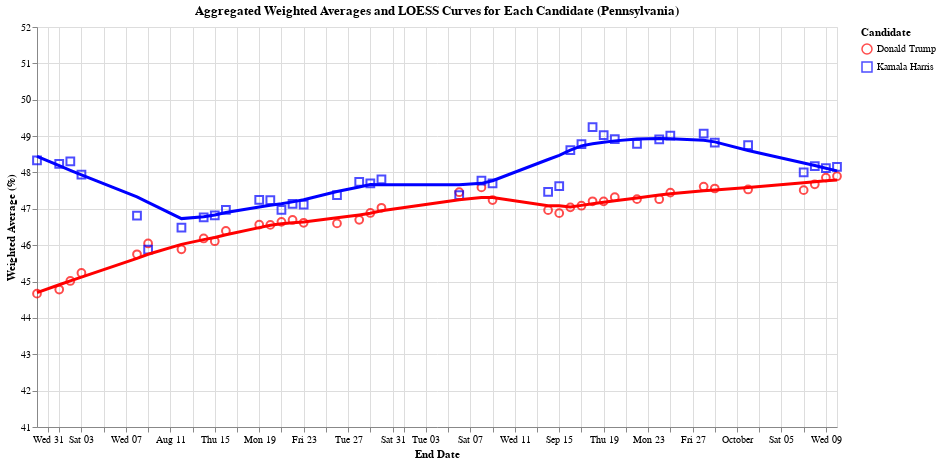

The notebook cell saved with this chart:
### Code cell
import altair as alt

# Aggregating the average for groupby 'end_date' and 'candidate_name'
df_aggregated = df_weighted_averages.groupby(['end_date', 'candidate_name']).agg({
    'weighted_average_pct': 'mean'
}).reset_index()

# Define the custom color scale for the candidates
color_scale = alt.Scale(domain=['Kamala Harris', 'Donald Trump'], range=['blue', 'red'])

# Scatter plot with distinct shapes for each candidate
scatter = alt.Chart(df_aggregated).mark_point(size=60).encode(
    x=alt.X('end_date:T', title='End Date'),
    y=alt.Y('weighted_average_pct:Q', title='Weighted Average (%)', scale=alt.Scale(domain=[41, 52])),  # Restricted vertical axis
    color=alt.Color('candidate_name:N', scale=color_scale, title='Candidate'),  # Custom color scale for candidates
    shape=alt.Shape('candidate_name:N', title='Candidate'),  # Different shapes for each candidate
    tooltip=[alt.Tooltip('end_date:T', title='Date'), alt.Tooltip('candidate_name:N', title='Candidate'), alt.Tooltip('weighted_average_pct:Q', title='Weighted Average (%)')]
).properties(
    width=800,
    height=400
)

# LOESS smoothing for each candidate, applied to the aggregated data
loess = alt.Chart(df_aggregated).transform_loess(
    'end_date', 'weighted_average_pct', groupby=['candidate_name']
).mark_line(size=3).encode(
    x='end_date:T',
    y=alt.Y('weighted_average_pct:Q', title='Weighted Average (%)'),
    color=alt.Color('candidate_name:N', scale=color_scale, title='Candidate'),  # Custom color scale for candidates
    tooltip=[alt.Tooltip('candidate_name:N', title='Candidate'), alt.Tooltip('end_date:T', title='Date'), alt.Tooltip('weighted_average_pct:Q', title='Smoothed Average (%)')]
)

# Layer scatter plot and LOESS smoothing
final_chart = alt.layer(scatter, loess).properties(
    title="Aggregated Weighted Averages and LOESS Curves for Each Candidate (Pennsylvania)"
)

# Display the final chart
final_chart.display()

### Figure 1 — Vega-Lite specification as saved in the notebook (floating-point values rounded to 4 significant figures)
{"config": {"view": {"continuousWidth": 300, "continuousHeight": 300}}, "layer": [{"mark": {"type": "point", "size": 60}, "encoding": {"color": {"field": "candidate_name", "scale": {"domain": ["Kamala Harris", "Donald Trump"], "range": ["blue", "red"]}, "title": "Candidate", "type": "nominal"}, "shape": {"field": "candidate_name", "title": "Candidate", "type": "nominal"}, "tooltip": [{"field": "end_date", "title": "Date", "type": "temporal"}, {"field": "candidate_name", "title": "Candidate", "type": "nominal"}, {"field": "weighted_average_pct", "title": "Weighted Average (%)", "type": "quantitative"}], "x": {"field": "end_date", "title": "End Date", "type": "temporal"}, "y": {"field": "weighted_average_pct", "scale": {"domain": [41, 52]}, "title": "Weighted Average (%)", "type": "quantitative"}}}, {"mark": {"type": "line", "size": 3}, "encoding": {"color": {"field": "candidate_name", "scale": {"domain": ["Kamala Harris", "Donald Trump"], "range": ["blue", "red"]}, "title": "Candidate", "type": "nominal"}, "tooltip": [{"field": "candidate_name", "title": "Candidate", "type": "nominal"}, {"field": "end_date", "title": "Date", "type": "temporal"}, {"field": "weighted_average_pct", "title": "Smoothed Average (%)", "type": "quantitative"}], "x": {"field": "end_date", "type": "temporal"}, "y": {"field": "weighted_average_pct", "title": "Weighted Average (%)", "type": "quantitative"}}, "transform": [{"loess": "weighted_average_pct", "on": "end_date", "groupby": ["candidate_name"]}]}], "data": {"name": "data-659c5263beb839c89ed77968bb04bfbc"}, "height": 400, "title": "Aggregated Weighted Averages and LOESS Curves for Each Candidate (Pennsylvania)", "width": 800, "$schema": "https://vega.github.io/schema/vega-lite/v5.20.1.json", "datasets": {"data-659c5263beb839c89ed77968bb04bfbc": [{"end_date": "2024-07-28T00:00:00", "candidate_name": "Donald Trump", "weighted_average_pct": null}, {"end_date": "2024-07-28T00:00:00", "candidate_name": "Kamala Harris", "weighted_average_pct": null}, {"end_date": "2024-07-29T00:00:00", "candidate_name": "Donald Trump", "weighted_average_pct": null}, {"end_date": "2024-07-29T00:00:00", "candidate_name": "Kamala Harris", "weighted_average_pct": null}, {"end_date": "2024-07-30T00:00:00", "candidate_name": "Donald Trump", "weighted_average_pct": 44.67}, {"end_date": "2024-07-30T00:00:00", "candidate_name": "Kamala Harris", "weighted_average_pct": 48.33}, {"end_date": "2024-08-01T00:00:00", "candidate_name": "Donald Trump", "weighted_average_pct": 44.78}, {"end_date": "2024-08-01T00:00:00", "candidate_name": "Kamala Harris", "weighted_average_pct": 48.24}, {"end_date": "2024-08-02T00:00:00", "candidate_name": "Donald Trump", "weighted_average_pct": 45.02}, {"end_date": "2024-08-02T00:00:00", "candidate_name": "Kamala Harris", "weighted_average_pct": 48.31}, {"end_date": "2024-08-03T00:00:00", "candidate_name": "Donald Trump", "weighted_average_pct": 45.24}, {"end_date": "2024-08-03T00:00:00", "candidate_name": "Kamala Harris", "weighted_average_pct": 47.94}, {"end_date": "2024-08-08T00:00:00", "candidate_name": "Donald Trump", "weighted_average_pct": 45.75}, {"end_date": "2024-08-08T00:00:00", "candidate_name": "Kamala Harris", "weighted_average_pct": 46.81}, {"end_date": "2024-08-09T00:00:00", "candidate_name": "Donald Trump", "weighted_average_pct": 46.05}, {"end_date": "2024-08-09T00:00:00", "candidate_name": "Kamala Harris", "weighted_average_pct": 45.88}, {"end_date": "2024-08-12T00:00:00", "candidate_name": "Donald Trump", "weighted_average_pct": 45.88}, {"end_date": "2024-08-12T00:00:00", "candidate_name": "Kamala Harris", "weighted_average_pct": 46.48}, {"end_date": "2024-08-14T00:00:00", "candidate_name": "Donald Trump", "weighted_average_pct": 46.19}, {"end_date": "2024-08-14T00:00:00", "candidate_name": "Kamala Harris", "weighted_average_pct": 46.77}, {"end_date": "2024-08-15T00:00:00", "candidate_name": "Donald Trump", "weighted_average_pct": 46.11}, {"end_date": "2024-08-15T00:00:00", "candidate_name": "Kamala Harris", "weighted_average_pct": 46.82}, {"end_date": "2024-08-16T00:00:00", "candidate_name": "Donald Trump", "weighted_average_pct": 46.39}, {"end_date": "2024-08-16T00:00:00", "candidate_name": "Kamala Harris", "weighted_average_pct": 46.97}, {"end_date": "2024-08-19T00:00:00", "candidate_name": "Donald Trump", "weighted_average_pct": 46.56}, {"end_date": "2024-08-19T00:00:00", "candidate_name": "Kamala Harris", "weighted_average_pct": 47.25}, {"end_date": "2024-08-20T00:00:00", "candidate_name": "Donald Trump", "weighted_average_pct": 46.56}, {"end_date": "2024-08-20T00:00:00", "candidate_name": "Kamala Harris", "weighted_average_pct": 47.24}, {"end_date": "2024-08-21T00:00:00", "candidate_name": "Donald Trump", "weighted_average_pct": 46.64}, {"end_date": "2024-08-21T00:00:00", "candidate_name": "Kamala Harris", "weighted_average_pct": 46.97}, {"end_date": "2024-08-22T00:00:00", "candidate_name": "Donald Trump", "weighted_average_pct": 46.69}, {"end_date": "2024-08-22T00:00:00", "candidate_name": "Kamala Harris", "weighted_average_pct": 47.14}, {"end_date": "2024-08-23T00:00:00", "candidate_name": "Donald Trump", "weighted_average_pct": 46.62}, {"end_date": "2024-08-23T00:00:00", "candidate_name": "Kamala Harris", "weighted_average_pct": 47.11}, {"end_date": "2024-08-26T00:00:00", "candidate_name": "Donald Trump", "weighted_average_pct": 46.6}, {"end_date": "2024-08-26T00:00:00", "candidate_name": "Kamala Harris", "weighted_average_pct": 47.38}, {"end_date": "2024-08-28T00:00:00", "candidate_name": "Donald Trump", "weighted_average_pct": 46.7}, {"end_date": "2024-08-28T00:00:00", "candidate_name": "Kamala Harris", "weighted_average_pct": 47.74}, {"end_date": "2024-08-29T00:00:00", "candidate_name": "Donald Trump", "weighted_average_pct": 46.89}, {"end_date": "2024-08-29T00:00:00", "candidate_name": "Kamala Harris", "weighted_average_pct": 47.7}, {"end_date": "2024-08-30T00:00:00", "candidate_name": "Donald Trump", "weighted_average_pct": 47.03}, {"end_date": "2024-08-30T00:00:00", "candidate_name": "Kamala Harris", "weighted_average_pct": 47.81}, {"end_date": "2024-09-06T00:00:00", "candidate_name": "Donald Trump", "weighted_average_pct": 47.46}, {"end_date": "2024-09-06T00:00:00", "candidate_name": "Kamala Harris", "weighted_average_pct": 47.38}, {"end_date": "2024-09-08T00:00:00", "candidate_name": "Donald Trump", "weighted_average_pct": 47.59}, {"end_date": "2024-09-08T00:00:00", "candidate_name": "Kamala Harris", "weighted_average_pct": 47.77}, {"end_date": "2024-09-09T00:00:00", "candidate_name": "Donald Trump", "weighted_average_pct": 47.24}, {"end_date": "2024-09-09T00:00:00", "candidate_name": "Kamala Harris", "weighted_average_pct": 47.7}, {"end_date": "2024-09-14T00:00:00", "candidate_name": "Donald Trump", "weighted_average_pct": 46.96}, {"end_date": "2024-09-14T00:00:00", "candidate_name": "Kamala Harris", "weighted_average_pct": 47.46}, {"end_date": "2024-09-15T00:00:00", "candidate_name": "Donald Trump", "weighted_average_pct": 46.88}, {"end_date": "2024-09-15T00:00:00", "candidate_name": "Kamala Harris", "weighted_average_pct": 47.62}, {"end_date": "2024-09-16T00:00:00", "candidate_name": "Donald Trump", "weighted_average_pct": 47.04}, {"end_date": "2024-09-16T00:00:00", "candidate_name": "Kamala Harris", "weighted_average_pct": 48.61}, {"end_date": "2024-09-17T00:00:00", "candidate_name": "Donald Trump", "weighted_average_pct": 47.09}, {"end_date": "2024-09-17T00:00:00", "candidate_name": "Kamala Harris", "weighted_average_pct": 48.78}, {"end_date": "2024-09-18T00:00:00", "candidate_name": "Donald Trump", "weighted_average_pct": 47.21}, {"end_date": "2024-09-18T00:00:00", "candidate_name": "Kamala Harris", "weighted_average_pct": 49.25}, {"end_date": "2024-09-19T00:00:00", "candidate_name": "Donald Trump", "weighted_average_pct": 47.21}, {"end_date": "2024-09-19T00:00:00", "candidate_name": "Kamala Harris", "weighted_average_pct": 49.02}, {"end_date": "2024-09-20T00:00:00", "candidate_name": "Donald Trump", "weighted_average_pct": 47.32}, {"end_date": "2024-09-20T00:00:00", "candidate_name": "Kamala Harris", "weighted_average_pct": 48.92}, {"end_date": "2024-09-22T00:00:00", "candidate_name": "Donald Trump", "weighted_average_pct": 47.27}, {"end_date": "2024-09-22T00:00:00", "candidate_name": "Kamala Harris", "weighted_average_pct": 48.79}, {"end_date": "2024-09-24T00:00:00", "candidate_name": "Donald Trump", "weighted_average_pct": 47.26}, {"end_date": "2024-09-24T00:00:00", "candidate_name": "Kamala Harris", "weighted_average_pct": 48.91}, {"end_date": "2024-09-25T00:00:00", "candidate_name": "Donald Trump", "weighted_average_pct": 47.45}, {"end_date": "2024-09-25T00:00:00", "candidate_name": "Kamala Harris", "weighted_average_pct": 49.01}, {"end_date": "2024-09-28T00:00:00", "candidate_name": "Donald Trump", "weighted_average_pct": 47.61}, {"end_date": "2024-09-28T00:00:00", "candidate_name": "Kamala Harris", "weighted_average_pct": 49.07}, {"end_date": "2024-09-29T00:00:00", "candidate_name": "Donald Trump", "weighted_average_pct": 47.56}, {"end_date": "2024-09-29T00:00:00", "candidate_name": "Kamala Harris", "weighted_average_pct": 48.82}, {"end_date": "2024-10-02T00:00:00", "candidate_name": "Donald Trump", "weighted_average_pct": 47.53}, {"end_date": "2024-10-02T00:00:00", "candidate_name": "Kamala Harris", "weighted_average_pct": 48.75}, {"end_date": "2024-10-07T00:00:00", "candidate_name": "Donald Trump", "weighted_average_pct": 47.51}, {"end_date": "2024-10-07T00:00:00", "candidate_name": "Kamala Harris", "weighted_average_pct": 48.01}, {"end_date": "2024-10-08T00:00:00", "candidate_name": "Donald Trump", "weighted_average_pct": 47.68}, {"end_date": "2024-10-08T00:00:00", "candidate_name": "Kamala Harris", "weighted_average_pct": 48.18}, {"end_date": "2024-10-09T00:00:00", "candidate_name": "Donald Trump", "weighted_average_pct": 47.86}, {"end_date": "2024-10-09T00:00:00", "candidate_name": "Kamala Harris", "weighted_average_pct": 48.12}, {"end_date": "2024-10-10T00:00:00", "candidate_name": "Donald Trump", "weighted_average_pct": 47.9}, {"end_date": "2024-10-10T00:00:00", "candidate_name": "Kamala Harris", "weighted_average_pct": 48.15}]}}
